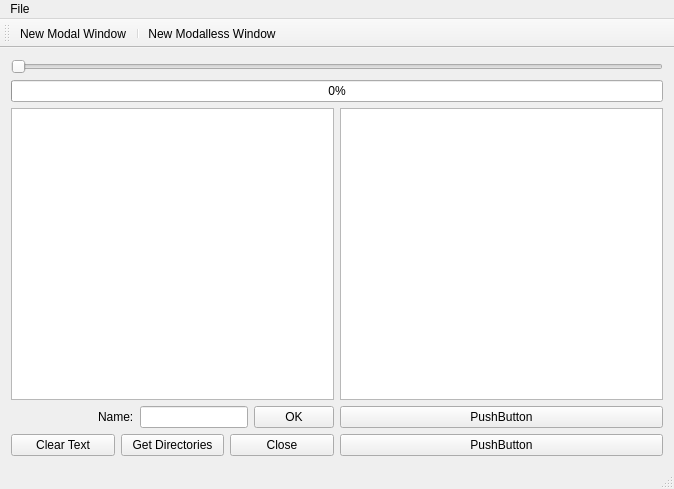
<?xml version="1.0" encoding="UTF-8"?>
<ui version="4.0">
 <class>MainWindow</class>
 <widget class="QMainWindow" name="MainWindow">
  <property name="geometry">
   <rect>
    <x>0</x>
    <y>0</y>
    <width>674</width>
    <height>489</height>
   </rect>
  </property>
  <property name="windowTitle">
   <string>MainWindow</string>
  </property>
  <widget class="QWidget" name="centralWidget">
   <layout class="QGridLayout" name="gridLayout">
    <item row="1" column="0">
     <layout class="QVBoxLayout" name="verticalLayout_3">
      <item>
       <widget class="QPlainTextEdit" name="plainTextEdit"/>
      </item>
      <item>
       <layout class="QHBoxLayout" name="horizontalLayout">
        <item>
         <spacer name="horizontalSpacer_2">
          <property name="orientation">
           <enum>Qt::Horizontal</enum>
          </property>
          <property name="sizeHint" stdset="0">
           <size>
            <width>40</width>
            <height>20</height>
           </size>
          </property>
         </spacer>
        </item>
        <item>
         <widget class="QLabel" name="label_Name">
          <property name="sizePolicy">
           <sizepolicy hsizetype="Preferred" vsizetype="Fixed">
            <horstretch>0</horstretch>
            <verstretch>0</verstretch>
           </sizepolicy>
          </property>
          <property name="accessibleName">
           <string>Name:</string>
          </property>
          <property name="text">
           <string>Name:</string>
          </property>
         </widget>
        </item>
        <item>
         <widget class="QLineEdit" name="lineEdit_Name">
          <property name="sizePolicy">
           <sizepolicy hsizetype="Preferred" vsizetype="Fixed">
            <horstretch>0</horstretch>
            <verstretch>0</verstretch>
           </sizepolicy>
          </property>
         </widget>
        </item>
        <item>
         <widget class="QPushButton" name="pushButton_OK">
          <property name="sizePolicy">
           <sizepolicy hsizetype="Preferred" vsizetype="Fixed">
            <horstretch>0</horstretch>
            <verstretch>0</verstretch>
           </sizepolicy>
          </property>
          <property name="text">
           <string>OK</string>
          </property>
         </widget>
        </item>
       </layout>
      </item>
     </layout>
    </item>
    <item row="2" column="0">
     <layout class="QHBoxLayout" name="horizontalLayout_2">
      <item>
       <widget class="QPushButton" name="pushButton">
        <property name="text">
         <string>Clear Text</string>
        </property>
       </widget>
      </item>
      <item>
       <widget class="QPushButton" name="pushButton_get_dir">
        <property name="text">
         <string>Get Directories</string>
        </property>
       </widget>
      </item>
      <item>
       <widget class="QPushButton" name="pushButton_close">
        <property name="sizePolicy">
         <sizepolicy hsizetype="Preferred" vsizetype="Fixed">
          <horstretch>0</horstretch>
          <verstretch>0</verstretch>
         </sizepolicy>
        </property>
        <property name="text">
         <string>Close</string>
        </property>
       </widget>
      </item>
     </layout>
    </item>
    <item row="1" column="1" rowspan="2">
     <layout class="QVBoxLayout" name="verticalLayout_2">
      <item>
       <widget class="QListWidget" name="listWidget"/>
      </item>
      <item>
       <widget class="QPushButton" name="pushButton_2">
        <property name="text">
         <string>PushButton</string>
        </property>
       </widget>
      </item>
      <item>
       <widget class="QPushButton" name="pushButton_3">
        <property name="text">
         <string>PushButton</string>
        </property>
       </widget>
      </item>
     </layout>
    </item>
    <item row="0" column="0" colspan="2">
     <layout class="QVBoxLayout" name="verticalLayout">
      <item>
       <widget class="QSlider" name="horizontalSlider">
        <property name="orientation">
         <enum>Qt::Horizontal</enum>
        </property>
       </widget>
      </item>
      <item>
       <widget class="QProgressBar" name="progressBar">
        <property name="minimum">
         <number>0</number>
        </property>
        <property name="maximum">
         <number>99</number>
        </property>
        <property name="value">
         <number>0</number>
        </property>
       </widget>
      </item>
     </layout>
    </item>
   </layout>
   <zorder>listWidget</zorder>
  </widget>
  <widget class="QStatusBar" name="statusBar"/>
  <widget class="QMenuBar" name="menuBar">
   <property name="geometry">
    <rect>
     <x>0</x>
     <y>0</y>
     <width>674</width>
     <height>21</height>
    </rect>
   </property>
   <widget class="QMenu" name="menuFile">
    <property name="title">
     <string>File</string>
    </property>
    <addaction name="actionNew_Window"/>
    <addaction name="separator"/>
    <addaction name="actionNew_Modalless_Window"/>
   </widget>
   <addaction name="menuFile"/>
  </widget>
  <widget class="QToolBar" name="toolBar">
   <property name="windowTitle">
    <string>toolBar</string>
   </property>
   <attribute name="toolBarArea">
    <enum>TopToolBarArea</enum>
   </attribute>
   <attribute name="toolBarBreak">
    <bool>false</bool>
   </attribute>
   <addaction name="actionNew_Window"/>
   <addaction name="separator"/>
   <addaction name="actionNew_Modalless_Window"/>
  </widget>
  <action name="actionNew_Window">
   <property name="text">
    <string>New Modal Window</string>
   </property>
  </action>
  <action name="actionNew_Modalless_Window">
   <property name="text">
    <string>New Modalless Window</string>
   </property>
  </action>
 </widget>
 <layoutdefault spacing="6" margin="11"/>
 <tabstops>
  <tabstop>horizontalSlider</tabstop>
 </tabstops>
 <resources/>
 <connections>
  <connection>
   <sender>pushButton_close</sender>
   <signal>clicked()</signal>
   <receiver>MainWindow</receiver>
   <slot>close()</slot>
   <hints>
    <hint type="sourcelabel">
     <x>250</x>
     <y>339</y>
    </hint>
    <hint type="destinationlabel">
     <x>215</x>
     <y>239</y>
    </hint>
   </hints>
  </connection>
  <connection>
   <sender>pushButton_close</sender>
   <signal>clicked()</signal>
   <receiver>MainWindow</receiver>
   <slot>close()</slot>
   <hints>
    <hint type="sourcelabel">
     <x>250</x>
     <y>339</y>
    </hint>
    <hint type="destinationlabel">
     <x>359</x>
     <y>319</y>
    </hint>
   </hints>
  </connection>
  <connection>
   <sender>pushButton</sender>
   <signal>clicked()</signal>
   <receiver>plainTextEdit</receiver>
   <slot>clear()</slot>
   <hints>
    <hint type="sourcelabel">
     <x>71</x>
     <y>339</y>
    </hint>
    <hint type="destinationlabel">
     <x>78</x>
     <y>257</y>
    </hint>
   </hints>
  </connection>
 </connections>
</ui>
